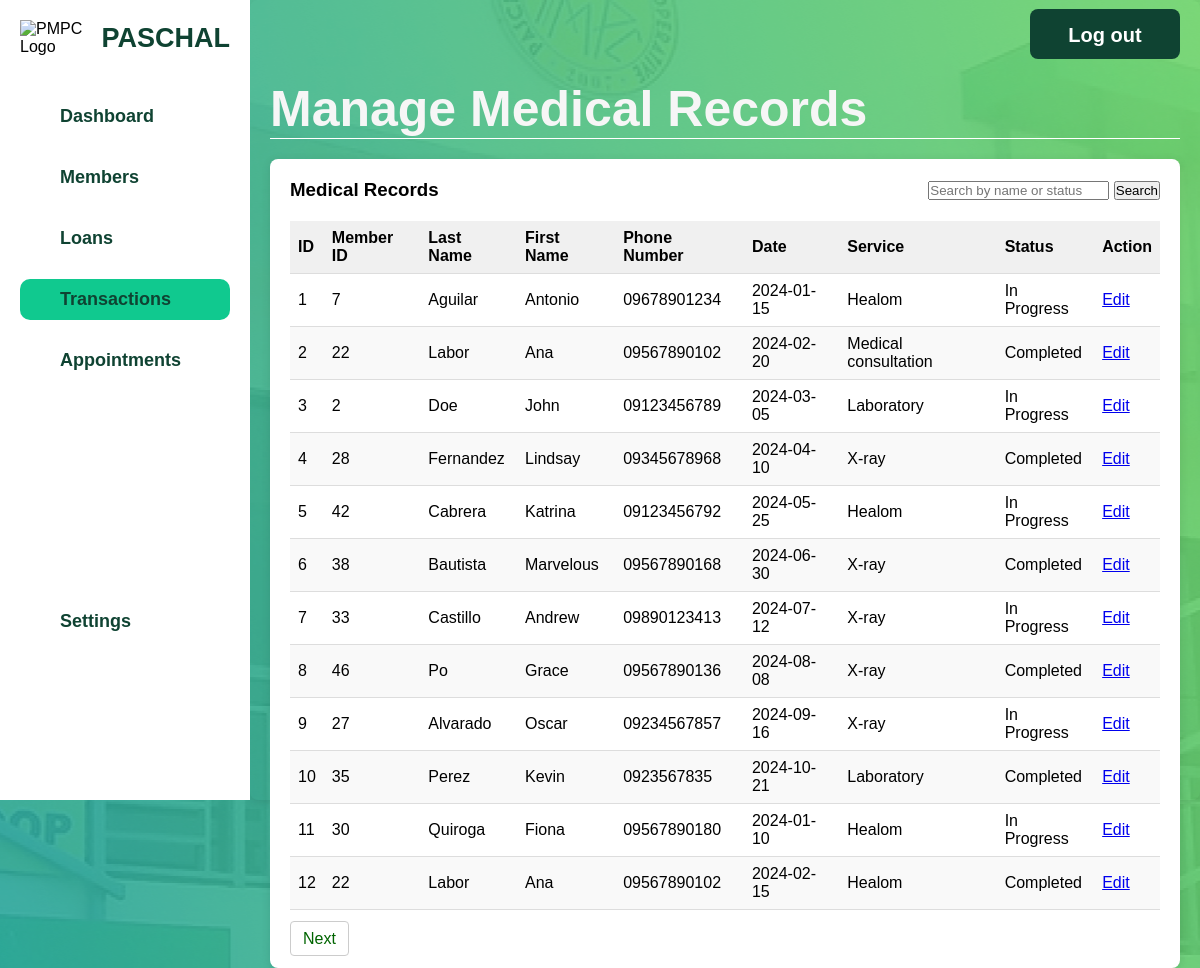
Screenshot of /admin/admin-manage-medical.php (signed in) with the database file from the repository.
### tables this page shows
CREATE TABLE `medical` (
  `TransactID` int(11) NOT NULL,
  `MemberID` int(11) NOT NULL,
  `Date` date NOT NULL,
  `ServiceID` int(11) NOT NULL,
  `Status` enum('Completed','In Progress') NOT NULL DEFAULT 'In Progress',
  `Amount` decimal(10,2) DEFAULT NULL
);

CREATE TABLE `member` (
  `Email` char(255) NOT NULL,
  `MemberID` int(11) NOT NULL,
  `LastName` varchar(50) DEFAULT NULL,
  `FirstName` varchar(50) DEFAULT NULL,
  `MiddleName` varchar(50) DEFAULT NULL,
  `AddressID` int(11) DEFAULT NULL,
  `Birthday` date DEFAULT NULL,
  `Sex` varchar(10) DEFAULT NULL,
  `TINNumber` varchar(15) DEFAULT NULL,
  `ContactNo` varchar(15) DEFAULT NULL,
  `DateCreated` datetime DEFAULT current_timestamp(),
  `Savings` decimal(10,2) DEFAULT 0.00,
  `TypeOfMember` enum('Regular','Associate') DEFAULT 'Regular',
  `MembershipStatus` enum('Pending','Active') DEFAULT 'Pending',
  `ShareCapital` decimal(10,2) DEFAULT 0.00
);

CREATE TABLE `service` (
  `ServiceID` int(11) NOT NULL,
  `ServiceName` varchar(255) NOT NULL
);

### html/admin/admin-manage-medical.php (the view, shortened to what this page needs)
<?php
$servername = "localhost";
$dbUsername = "root";
$dbPassword = "";
$dbname = "pmpc";
$conn = new mysqli($servername, $dbUsername, $dbPassword, $dbname);
$limit = 12;
$page = isset($_GET['page']) ? (int)$_GET['page'] : 1;
$offset = ($page - 1) * $limit;
$searchQuery = isset($_GET['search']) ? $_GET['search'] : "";
if (!empty($searchQuery)) {
    $transactionsQuery = "
    SELECT
        m.TransactID,
        m.MemberID,
        mem.ContactNo,
        m.Date,
        s.ServiceName,
        m.Status,
        mem.LastName,
        mem.FirstName
    FROM
        medical m
    JOIN
        member mem ON m.MemberID = mem.MemberID
    JOIN
        service s ON m.ServiceID = s.ServiceID
    WHERE
        mem.LastName LIKE ? OR
        mem.FirstName LIKE ? OR
        m.Status LIKE ?
    LIMIT ?, ?";
    $searchTerm = "%" . $searchQuery . "%";
    $stmt = $conn->prepare($transactionsQuery);
    $stmt->bind_param("ssiii", $searchTerm, $searchTerm, $searchTerm, $offset, $limit);
} else {
    $transactionsQuery = "
    SELECT
        m.TransactID,
        m.MemberID,
        mem.ContactNo,
        m.Date,
        s.ServiceName,
        m.Status,
        mem.LastName,
        mem.FirstName
    FROM
        medical m
    JOIN
        member mem ON m.MemberID = mem.MemberID
    JOIN
        service s ON m.ServiceID = s.ServiceID
    LIMIT ?, ?";
    $stmt = $conn->prepare($transactionsQuery);
    $stmt->bind_param("ii", $offset, $limit);
}
$stmt->execute();
$transactionsResult = $stmt->get_result();
$countQuery = "SELECT COUNT(*) as total FROM medical m JOIN member mem ON m.MemberID = mem.MemberID";
$countStmt = $conn->prepare($countQuery);
$countStmt->execute();
$countResult = $countStmt->get_result();
$totalTransactions = $countResult->fetch_assoc()['total'];
$totalPages = ceil($totalTransactions / $limit);
?>
<!DOCTYPE html>
<html lang="en">
<head>
    <link rel="stylesheet" href="../../css/admin-manage-trans.css">
    <link rel="stylesheet" href="../../css/admin-general.css">
</head>
<body>
    <div class="container">
        <div class="sidebar">
            <div class="logo-container">
                <div class="logo">
                    <img src="../../assets/pmpc-logo.png" alt="PMPC Logo">
                </div>
                <h2 class="pmpc-text">PASCHAL</h2>
            </div>
            <ul class="sidebar-menu">
                <li><a href="admin.php">Dashboard</a></li>
                <li><a href="admin-members.php">Members</a></li>
                <li><a href="admin-loans.php">Loans</a></li>
                <li><a href="admin-transactions.php" class="active">Transactions</a></li>
                <li><a href="admin-appointments.php">Appointments</a></li>
            </ul>
            <ul class="sidebar-settings">
                <li><a href="admin-settings.html">Settings</a></li>
            </ul>
        </div>
        <div class="main-content">
            <header>
                <h1>Manage Medical Records</h1>
                <button class="logout-button" onclick="window.location.href='../logout.php'">Log out</button>
            </header>
            <section class="transaction-list">
                <div class="table-header">
                    <h3>Medical Records</h3>
                    <form action="admin-manage-medical.php" method="GET">
                        <input type="text" name="search" placeholder="Search by name or status" value="<?php echo htmlspecialchars($searchQuery); ?>">
                        <button type="submit">Search</button>
                    </form>
                </div>
                <table>
                    <thead>
                        <tr>
                            <th>ID</th>
                            <th>Member ID</th>
                            <th>Last Name</th>
                            <th>First Name</th>
                            <th>Phone Number</th>
                            <th>Date</th>
                            <th>Service</th>
                            <th>Status</th>
                            <th>Action</th>
                        </tr>
                    </thead>
                    <tbody>
                        <?php
                        if ($transactionsResult->num_rows > 0) {
                            while ($row = $transactionsResult->fetch_assoc()) {
                                echo "<tr>";
                                echo "<td>" . htmlspecialchars($row['TransactID']) . "</td>";
                                echo "<td>" . htmlspecialchars($row['MemberID']) . "</td>";
                                echo "<td>" . htmlspecialchars($row['LastName']) . "</td>";
                                echo "<td>" . htmlspecialchars($row['FirstName']) . "</td>";
                                echo "<td>" . htmlspecialchars($row['ContactNo']) . "</td>";
                                echo "<td>" . htmlspecialchars($row['Date']) . "</td>";
                                echo "<td>" . htmlspecialchars($row['ServiceName']) . "</td>";
                                echo "<td>" . htmlspecialchars($row['Status']) . "</td>";
                                echo "<td><a href='admin-edit-medical.php?TransactID=" . htmlspecialchars($row['TransactID']) . "'>Edit</a></td>";
                                echo "</tr>";
                            }
                        } else {
                            echo "<tr><td colspan='9'>No medical records found.</td></tr>";
                        }
                        ?>
                    </tbody>
                </table>
                <div class="pagination">
                    <?php if ($page < $totalPages): ?>
                        <a href="?page=<?php echo $page + 1; ?>&search=<?php echo htmlspecialchars($searchQuery); ?>">Next</a>
                    <?php endif; ?>
                </div>
            </section>
        </div>
    </div>
</body>
</html>

### css/admin-manage-trans.css (style rules this page uses)
.main-content { padding: 20px; background-color: #f8f8f8; border-radius: 8px; box-shadow: 0 2px 10px rgba(0, 0, 0, 0.1); }
.transaction-list { background-color: #fff; padding: 20px; border-radius: 8px; box-shadow: 0 2px 10px rgba(0, 0, 0, 0.1); margin-top: 20px; }
.table-header { display: flex; justify-content: space-between; align-items: center; margin-bottom: 10px; }
.transaction-list table { width: 100%; border-collapse: collapse; margin-top: 20px; }
.transaction-list th, .transaction-list td { text-align: left; padding: 8px; border-bottom: 1px solid #ddd; }
.transaction-list th { background-color: #f0f0f0; font-weight: bold; }
.transaction-list tbody tr:nth-child(even) { background-color: #f9f9f9; }
.transaction-list td { font-size: 16px; }
.pagination { margin-top: 20px; }
.pagination a { padding: 8px 12px; border: 1px solid #ccc; border-radius: 4px; margin-right: 5px; text-decoration: none; color: #006400; }

### css/admin-general.css (style rules this page uses)
* { margin: 0; padding: 0; box-sizing: border-box; font-family: 'Poppins', Arial, Helvetica, sans-serif; }
html, body { height: 100%; }
body { background-image: url('../assets/bg.jpg'); background-size: auto; background-position: center; background-repeat: repeat; margin: 0; height: 100vh; }
.container { display: flex; width: 100%; height: 100vh; }
.sidebar { width: 250px; background-color: #fff; display: flex; flex-direction: column; padding: 20px; position: fixed; height: 100vh; }
.logo-container { display: flex; align-items: center; margin-bottom: 20px; }
.logo img { width: 70px; height: auto; margin-right: 10px; }
.pmpc-text { font-size: 27px; color: #0F4332; font-weight: 800; }
.sidebar-menu { list-style: none; padding: 0; }
.sidebar-menu li { margin: 20px 0; }
.sidebar-settings { list-style: none; padding-left: 0; margin-bottom: 20px; }
.sidebar-menu a { color: #0F4332; text-decoration: none; font-size: 18px; font-weight: bold; display: block; padding: 10px 40px; transition: background-color 0.3s ease; }
.sidebar-menu a.active, .sidebar-menu a:hover { background-color: #10C98F; border-radius: 10px; }
.sidebar-settings li { margin: 0; }
.sidebar-settings a { color: #0F4332; text-decoration: none; font-size: 18px; font-weight: bold; padding: 10px 40px; display: block; transition: background-color 0.3s ease; margin-top:200px; }
.main-content { margin-left: 250px; padding: 20px; width: calc(100% - 250px); background-color: #e0f7f700; }
header { display: flex; justify-content: space-between; align-items: center; padding-top: 60px; border-bottom: 1.5px solid #ffffff; margin-bottom: 20px; }
header h1 { font-size: 50px; font-weight: 800; color: #f6f6f6; }
.logout-button { background-color: #0F4332; color: rgb(255, 255, 255); border-radius: 8px; margin-top: -150px; font-size: 20px; font-weight: bold; width: 150px; height: 50px; padding: 15px 25px; border: none; cursor: pointer; transition: background-color 0.3s ease; }

### rows the page displays
medical: TransactID "1", MemberID "7", MemberID.LastName "Aguilar", MemberID.FirstName "Antonio", MemberID.ContactNo "09678901234", Date "2024-01-15", ServiceID.ServiceName "Healom", Status "In Progress"
medical: TransactID "2", MemberID "22", MemberID.LastName "Labor", MemberID.FirstName "Ana", MemberID.ContactNo "09567890102", Date "2024-02-20", ServiceID.ServiceName "Medical consultation", Status "Completed"
medical: TransactID "3", MemberID "2", MemberID.LastName "Doe", MemberID.FirstName "John", MemberID.ContactNo "09123456789", Date "2024-03-05", ServiceID.ServiceName "Laboratory", Status "In Progress"
medical: TransactID "4", MemberID "28", MemberID.LastName "Fernandez", MemberID.FirstName "Lindsay", MemberID.ContactNo "09345678968", Date "2024-04-10", ServiceID.ServiceName "X-ray", Status "Completed"
medical: TransactID "5", MemberID "42", MemberID.LastName "Cabrera", MemberID.FirstName "Katrina", MemberID.ContactNo "09123456792", Date "2024-05-25", ServiceID.ServiceName "Healom", Status "In Progress"
medical: TransactID "6", MemberID "38", MemberID.LastName "Bautista", MemberID.FirstName "Marvelous", MemberID.ContactNo "09567890168", Date "2024-06-30", ServiceID.ServiceName "X-ray", Status "Completed"
medical: TransactID "7", MemberID "33", MemberID.LastName "Castillo", MemberID.FirstName "Andrew", MemberID.ContactNo "09890123413", Date "2024-07-12", ServiceID.ServiceName "X-ray", Status "In Progress"
medical: TransactID "8", MemberID "46", MemberID.LastName "Po", MemberID.FirstName "Grace", MemberID.ContactNo "09567890136", Date "2024-08-08", ServiceID.ServiceName "X-ray", Status "Completed"
medical: TransactID "9", MemberID "27", MemberID.LastName "Alvarado", MemberID.FirstName "Oscar", MemberID.ContactNo "09234567857", Date "2024-09-16", ServiceID.ServiceName "X-ray", Status "In Progress"
medical: TransactID "10", MemberID "35", MemberID.LastName "Perez", MemberID.FirstName "Kevin", MemberID.ContactNo "0923567835", Date "2024-10-21", ServiceID.ServiceName "Laboratory", Status "Completed"
medical: TransactID "11", MemberID "30", MemberID.LastName "Quiroga", MemberID.FirstName "Fiona", MemberID.ContactNo "09567890180", Date "2024-01-10", ServiceID.ServiceName "Healom", Status "In Progress"
medical: TransactID "12", MemberID "22", MemberID.LastName "Labor", MemberID.FirstName "Ana", MemberID.ContactNo "09567890102", Date "2024-02-15", ServiceID.ServiceName "Healom", Status "Completed"
